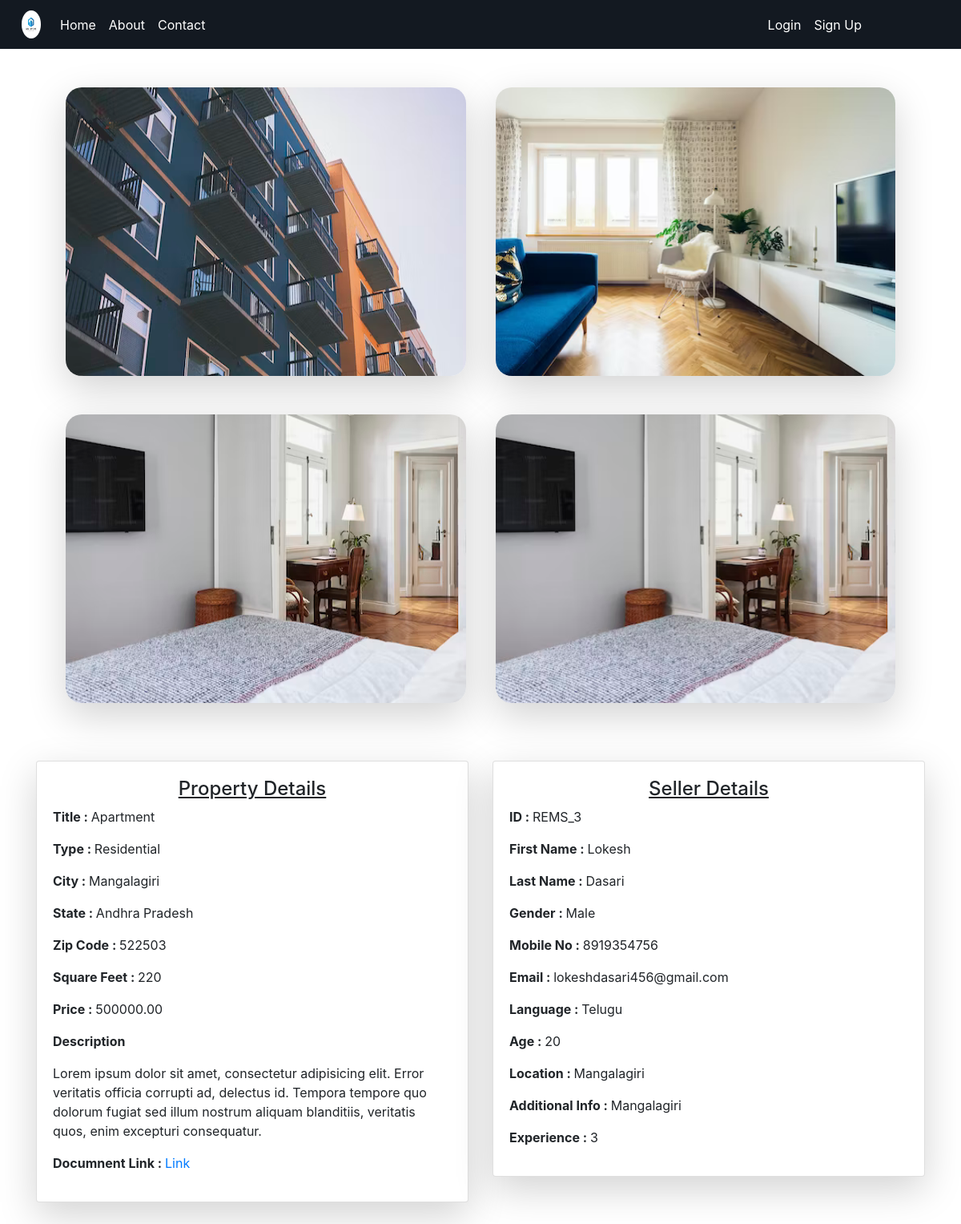
Page /allpropadet/1/ on the committed database.
### RApp/models.py (models this page shows)
class Property(models.Model):
    y = [
        ('s','Select your Property Type'),
        ('1','Residential'),
        ('2','Commercial'),
        ('3','Agricultural'),
        ('4','Industrial'),
    ]
    d = [
        ('a','Available'),
        ('g','Sold'),
    ]
    proptitle = models.CharField(max_length=200)
    proptype = models.CharField(choices=y,default='s',max_length=15)
    propcity = models.CharField(max_length=200)
    propstate = models.CharField(max_length=200)
    propzipcode = models.CharField(max_length=20)
    propdesc = models.TextField()
    propsqft = models.PositiveIntegerField()
    propprice = models.DecimalField(max_digits=10,decimal_places=2)
    main_photo =models.ImageField(upload_to='Prroperties/',default='prop.png')
    photo_1 = models.ImageField(upload_to='properties/', blank=True, null=True)
    photo_2 = models.ImageField(upload_to='properties/', blank=True, null=True)
    list_date = models.DateTimeField(auto_now_add=True)
    propstatus = models.CharField(choices=d,default='a',max_length=10)
    propdoc = models.FileField(upload_to='Attachments/')
    propsoldto = models.CharField(max_length=200,null=True,blank=True)
    propown = models.CharField(max_length=200,default='Default Owner')
    propprevown = models.CharField(max_length=200,default='Owner')
    pown = models.ForeignKey(User,on_delete=models.CASCADE)

class User(AbstractUser):
    g = [
        ('0','--- Select Your Gender ---'),
        ('1','Male'),
        ('2','Female'),
    ]
    c=[
        ('0','Guest'),
        ('1','Buyer'),
        ('2','Seller'),
        ('3','Deny')
    ]
    mble = models.CharField(max_length=10,null=True,blank=True)
    gdr = models.CharField(choices=g,default='0',max_length=5)
    role_type_appl=models.CharField(choices=c,default='0',max_length=5)
    role_type=models.CharField(choices=c,default='0',max_length=5)
    eid=models.CharField(max_length=10)
    pfimg=models.ImageField(upload_to='Profiles/',default='pfle.png')

class seProfile(models.Model):
    t = [
        ('0','--- Select your Preference ---'),
        ('1','Residential'),
        ('2','Commercial'),
        ('3','Agriculturial'),
        ('4','Industrial'),
    ]
    sellang=models.CharField(max_length=20)
    selage=models.IntegerField()
    seloc=models.CharField(max_length=50)
    selltypes=models.CharField(choices=t,default='0',max_length=5)
    sellinfo=models.CharField(max_length=200)
    sellexpr=models.IntegerField()
    sellcerti = models.FileField(upload_to='Attachments/')
    sstatus=models.BooleanField(default=False)
    sc=models.OneToOneField(User,on_delete=models.CASCADE)

### RApp/views.py (the view)
# urls.py: path('allpropadet/<int:a>/',views.allpropsadet,name="apropdet"),
def allpropsadet(request,a):
	p2 = Property.objects.get(id = a)
	s2 = User.objects.get(id = p2.pown_id)
	if s2.is_superuser:
		return render(request,'html/all_properties_details.html',{'z2':p2,'z4':s2})
	else:
		p2 = Property.objects.get(id = a)
		s1 = seProfile.objects.get(sc_id = p2.pown_id)
		s2 = User.objects.get(id = p2.pown_id)
		return render(request,'html/all_properties_details.html',{'z2':p2,'z3':s1,'z4':s2})

### templates/html/all_properties_details.html (shortened to what this page needs)
{% extends 'html/base.html' %}
{% block content %}
<div class="container mt-4">
    <div style="display: flex;flex-direction: row; justify-content: space-evenly;">
        <img src="{{ z2.main_photo.url }}" class="my-4 shadow-lg" alt="Property Image" style="width:45%;
        border-radius: 20px; height: 45vh;">
        <img src="{{ z2.photo_1.url }}" class="my-4 shadow-lg" alt="Property Image" style="width:45%;
        border-radius: 20px; height: 45vh;">
    </div>
    <div style="display: flex;flex-direction: row; justify-content: space-evenly;">
        <img src="{{ z2.photo_2.url }}" class="my-4 shadow-lg" alt="Property Image" style="width:45%;
        border-radius: 20px; height: 45vh;">
        <img src="{{ z2.photo_2.url }}" class="my-4 shadow-lg" alt="Property Image" style="width:45%;
        border-radius: 20px; height: 45vh;">
    </div>
    <div class="row mt-5">
        <div class="col">
            <div class="card mx-auto shadow-lg">
                <div class="card-body mx-auto">
                    <h4 style="display: flex; justify-content: center;"><u>Property Details</u></h4>
                    <p><b>Title : </b>{{z2.proptitle}}</p>
                    {% if z2.proptype == "1" %}
                        <p><b>Type : </b>Residential</p>
					{% elif i.proptype == "2" %}
                        <p><b>Type : </b>Commercial</p>
					{% elif i.proptype == "3" %}
                        <p><b>Type : </b>Agricultural</p>
					{% elif i.proptype == "4" %}
                        <p><b>Type : </b>Industrial</p>
					{% endif %}
                    <p><b>City : </b>{{z2.propcity}}</p>
                    <p><b>State : </b>{{z2.propstate}}</p>
                    <p><b>Zip Code : </b>{{z2.propzipcode}}</p>
                    <p><b>Square Feet : </b>{{z2.propsqft}}</p>
                    <p><b>Price : </b>{{z2.propprice}}</p>
                    <p><b>Description</b></p>
                    <p>{{z2.propdesc}}</p>
                    <p><b>Documnent Link : </b><a href="{{z2.propdoc.url}}" target="_blank">Link</a></p>
                </div>
            </div>
        </div>
        <div class="col">
            <div class="card mx-auto shadow-lg">
                <div class="card-body">
                    <h4 style="display: flex; justify-content: center;"><u>Seller Details</u></h4>
                    <p><b>ID : </b>{{z4.eid}}</p>
                    <p><b>First Name : </b>{{z4.first_name}}</p>
                    <p><b>Last Name : </b>{{z4.last_name}}</p>
                    {% if z4.gdr == "1" %}
                        <p><b>Gender : </b>Male</p>
                    {% elif z4.gdr == "2" %}
                        <p><b>Gender : </b>Female</p>
                    {% endif %}
                    <p><b>Mobile No : </b>{{z4.mble}}</p>
                    <p><b>Email : </b>{{z4.email}}</p>
                    {% if not z4.is_superuser %}
                        <p><b>Language : </b>{{z3.sellang}}</p>
                        <p><b>Age : </b>{{z3.selage}}</p>
                        <p><b>Location : </b>{{z3.seloc}}</p>
                        <p><b>Additional Info : </b>{{z3.sellinfo}}</p>
                        <p><b>Experience : </b>{{z3.sellexpr}}</p>
                    {% endif %}
                </div>
            </div>
        </div>
    </div>
    <br>
    <br>
</div>
{% endblock %}

### templates/html/base.html (shortened to what this page needs)
{% load static %}
<!DOCTYPE html>
<html lang="en">
<head>
    <link rel="stylesheet" type="text/css" href="{% static 'css/bootstrap.min.css' %}">
    <link rel="stylesheet" type="text/css" href="{% static 'css/style.css' %}">
    <link rel="stylesheet" href="https://cdnjs.cloudflare.com/ajax/libs/font-awesome/5.15.3/css/all.min.css">
</head>
<body>
    {% include 'html/navbar.html' %}
    {% block content %}
    {% endblock %}
</body>
</html>

### templates/html/navbar.html (shortened to what this page needs)
{% load static %}
<nav class="navbar navbar-expand-md desig">
  <a class="navbar-brand" href="{% url 'hm' %}">
  <img src="{% static 'images/icons/logo.jpg' %}" alt="logo.png" class="rounded-circle" width="35px" height="35px"></a>
  <div class="collapse navbar-collapse" id="collapsibleNavbar">
    <ul class="navbar-nav">
      {% if not user.is_authenticated %}
      <li class="nav-item">
        <a class="nav-link navv_it {% if request.path == '/' %}active{% endif %}" href="{% url 'hm' %}">Home</a>
      </li>
      <li class="nav-item">
        <a class="nav-link navv_it {% if request.path == '/abt/' %}active{% endif %}" href="{% url 'ab' %}">About</a>
      </li>
      <li class="nav-item">
        <a class="nav-link navv_it {% if request.path == '/cnt/' %}active{% endif %}" href="{% url 'ct' %}">Contact</a>
      </li>
        {% endif %}
    </ul>
    <ul class="navbar-nav ml-auto" style="margin-right:100px">
      {% if not user.is_authenticated %}
      <li class="nav-item">
        <a class="nav-link navv_it {% if request.path == '/lgn/' %}active{% endif %}" href="{% url 'lg' %}">Login</a>
      </li>
      <li class="nav-item">
        <a class="nav-link navv_it {% if request.path == '/reg/' %}active{% endif %}" href="{% url 'rg' %}">Sign Up</a>
      </li>
      {% endif %}
    </ul>
  </div>
</nav>

### static/css/style.css (style rules this page uses)
.desig { background-color: #131921; }
.navv_it { color: #fff; }
img { width: 70%; float: right; }

### rows in the picture
Property: main_photo (picture), photo_1 (picture), photo_2 (picture), proptitle "Apartment", propcity "Mangalagiri", propstate "Andhra Pradesh", propzipcode "522503", propsqft "220", propprice "500000.00", propdesc "Lorem ipsum dolor sit amet, consectetur adipisicing elit. Error veritatis officia corrupti ad, delectus id. Tempora tempore quo dolorum fugiat sed illum nostrum aliquam blanditiis, veritatis quos, enim excepturi consequatur."
User: eid "REMS_3", first_name "Lokesh", last_name "Dasari", mble "8919354756", email "lokeshdasari456@gmail.com"
seProfile: sellang "Telugu", selage "20", seloc "Mangalagiri", sellinfo "Mangalagiri", sellexpr "3"
